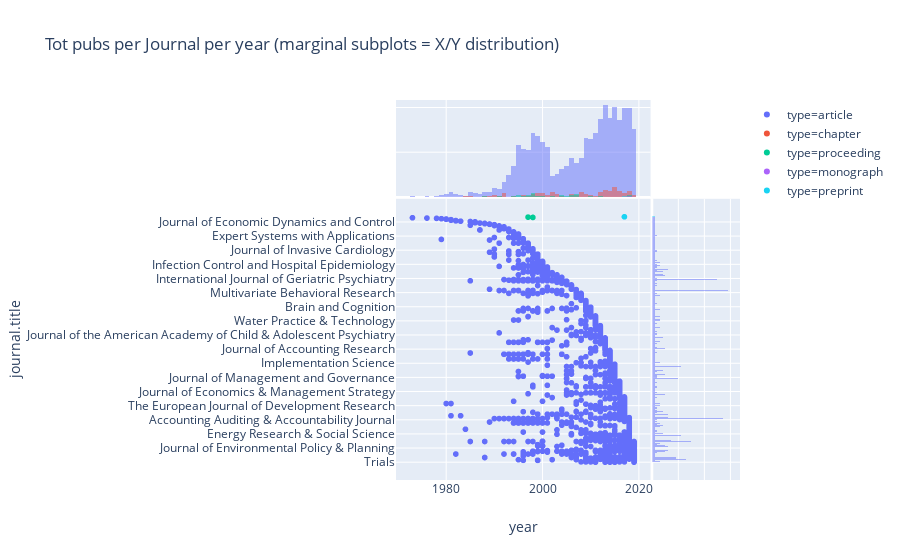

Write notebook code for a chart like this one.
### Markdown cell above
## More details: distributions of pubs per Journals, Years and Type

### Code cell
px.scatter(df, x="year", y="journal.title", color="type", marginal_x="histogram", marginal_y="histogram", height=900, title="Tot pubs per Journal per year (marginal subplots = X/Y distribution)")

### Figure 1 — Plotly figure (JSON) as saved in the notebook; plotly's stock layout.template omitted (floating-point values rounded to 4 significant figures; data arrays with more than 128 entries replaced by an {"elided": "..."} marker saying what was removed)
{"data": [{"hoverlabel": {"namelength": 0}, "hovertemplate": "type=article<br>year=%{x}<br>journal.title=%{y}", "legendgroup": "type=article", "marker": {"color": "#636efa", "symbol": "circle"}, "mode": "markers", "name": "type=article", "showlegend": true, "type": "scattergl", "uid": "1399f58f-9cf8-4e33-88de-d217efc5179e", "x": {"elided": "1740 int values"}, "xaxis": "x", "y": {"elided": "1740 str values"}, "yaxis": "y"}, {"alignmentgroup": "True", "bingroup": "x", "hoverlabel": {"namelength": 0}, "hovertemplate": "type=article<br>year=%{x}<br>count=%{y}", "legendgroup": "type=article", "marker": {"color": "#636efa"}, "name": "type=article", "offsetgroup": "type=article", "opacity": 0.5, "showlegend": false, "type": "histogram", "uid": "82fb3546-6b8d-4f2c-bdea-5252a5dc1ad1", "x": {"elided": "1740 int values"}, "xaxis": "x", "yaxis": "y2"}, {"alignmentgroup": "True", "bingroup": "y", "hoverlabel": {"namelength": 0}, "hovertemplate": "type=article<br>journal.title=%{y}<br>count=%{x}", "legendgroup": "type=article", "marker": {"color": "#636efa"}, "name": "type=article", "offsetgroup": "type=article", "opacity": 0.5, "showlegend": false, "type": "histogram", "uid": "31037b08-bf0d-47c7-bbb2-b414f9595e9d", "xaxis": "x2", "y": {"elided": "1740 str values"}, "yaxis": "y"}, {"hoverlabel": {"namelength": 0}, "hovertemplate": "type=chapter<br>year=%{x}<br>journal.title=%{y}", "legendgroup": "type=chapter", "marker": {"color": "#EF553B", "symbol": "circle"}, "mode": "markers", "name": "type=chapter", "showlegend": true, "type": "scattergl", "uid": "986355cb-662e-4b47-810b-fb58e6591da9", "x": [2019, 2019, 2018, 2018, 2018, 2018, 2018, 2018, 2018, 2017, 2017, 2017, 2017, 2016, 2016, 2016, 2016, 2016, 2016, 2016, 2015, 2015, 2015, 2015, 2015, 2015, 2015, 2015, 2015, 2015, 2015, 2014, 2014, 2014, 2014, 2014, 2014, 2014, 2013, 2013, 2013, 2013, 2013, 2013, 2013, 2013, 2012, 2012, 2012, 2012, 2012, 2012, 2011, 2010, 2010, 2009, 2009, 2009, 2008, 2008, 2008, 2008, 2008, 2007, 2007, 2006, 2006, 2006, 2004, 2003, 2003, 2003, 2002, 2002, 2002, 2002, 2002, 2001, 2001, 2000, 2000, 2000, 2000, 1999, 1999, 1999, 1999, 1998, 1998, 1998, 1997, 1996, 1996, 1994, 1992, 1992, 1992, 1992, 1991, 1990, 1990, 1989, 1988, 1985, 1984], "xaxis": "x", "y": [null, null, null, null, null, null, null, null, null, null, null, null, null, null, null, null, null, null, null, null, null, null, null, null, null, null, null, null, null, null, null, null, null, null, null, null, null, null, null, null, null, null, null, null, null, null, null, null, null, null, null, null, null, null, null, null, null, null, null, null, null, null, null, null, null, null, null, null, null, null, null, null, null, null, null, null, null, null, null, null, null, null, null, null, null, null, null, null, null, null, null, null, null, null, null, null, null, null, null, null, null, null, null, null, null], "yaxis": "y"}, {"alignmentgroup": "True", "bingroup": "x", "hoverlabel": {"namelength": 0}, "hovertemplate": "type=chapter<br>year=%{x}<br>count=%{y}", "legendgroup": "type=chapter", "marker": {"color": "#EF553B"}, "name": "type=chapter", "offsetgroup": "type=chapter", "opacity": 0.5, "showlegend": false, "type": "histogram", "uid": "7f0f2f4d-afab-4a23-9781-19f65e887da8", "x": [2019, 2019, 2018, 2018, 2018, 2018, 2018, 2018, 2018, 2017, 2017, 2017, 2017, 2016, 2016, 2016, 2016, 2016, 2016, 2016, 2015, 2015, 2015, 2015, 2015, 2015, 2015, 2015, 2015, 2015, 2015, 2014, 2014, 2014, 2014, 2014, 2014, 2014, 2013, 2013, 2013, 2013, 2013, 2013, 2013, 2013, 2012, 2012, 2012, 2012, 2012, 2012, 2011, 2010, 2010, 2009, 2009, 2009, 2008, 2008, 2008, 2008, 2008, 2007, 2007, 2006, 2006, 2006, 2004, 2003, 2003, 2003, 2002, 2002, 2002, 2002, 2002, 2001, 2001, 2000, 2000, 2000, 2000, 1999, 1999, 1999, 1999, 1998, 1998, 1998, 1997, 1996, 1996, 1994, 1992, 1992, 1992, 1992, 1991, 1990, 1990, 1989, 1988, 1985, 1984], "xaxis": "x", "yaxis": "y2"}, {"alignmentgroup": "True", "bingroup": "y", "hoverlabel": {"namelength": 0}, "hovertemplate": "type=chapter<br>journal.title=%{y}<br>count=%{x}", "legendgroup": "type=chapter", "marker": {"color": "#EF553B"}, "name": "type=chapter", "offsetgroup": "type=chapter", "opacity": 0.5, "showlegend": false, "type": "histogram", "uid": "f92819d4-2d6b-4da2-be3c-9aeae287cc17", "xaxis": "x2", "y": [null, null, null, null, null, null, null, null, null, null, null, null, null, null, null, null, null, null, null, null, null, null, null, null, null, null, null, null, null, null, null, null, null, null, null, null, null, null, null, null, null, null, null, null, null, null, null, null, null, null, null, null, null, null, null, null, null, null, null, null, null, null, null, null, null, null, null, null, null, null, null, null, null, null, null, null, null, null, null, null, null, null, null, null, null, null, null, null, null, null, null, null, null, null, null, null, null, null, null, null, null, null, null, null, null], "yaxis": "y"}, {"hoverlabel": {"namelength": 0}, "hovertemplate": "type=proceeding<br>year=%{x}<br>journal.title=%{y}", "legendgroup": "type=proceeding", "marker": {"color": "#00cc96", "symbol": "circle"}, "mode": "markers", "name": "type=proceeding", "showlegend": true, "type": "scattergl", "uid": "2e9764a4-0068-415c-8259-be7f45d0d61e", "x": [2018, 2018, 2012, 2010, 2007, 2007, 2007, 2006, 2006, 2005, 2004, 2004, 2002, 2000, 1999, 1998, 1998, 1998, 1998, 1997, 1997, 1996, 1995, 1995, 1994, 1991, 1988], "xaxis": "x", "y": [null, null, null, null, null, null, null, null, null, null, null, null, null, null, null, "2015 IEEE 39th Annual Computer Software and Applications Conference", null, null, null, null, "2010 Annual International Conference of the IEEE Engineering in Medicine and Biology", null, null, null, null, null, null], "yaxis": "y"}, {"alignmentgroup": "True", "bingroup": "x", "hoverlabel": {"namelength": 0}, "hovertemplate": "type=proceeding<br>year=%{x}<br>count=%{y}", "legendgroup": "type=proceeding", "marker": {"color": "#00cc96"}, "name": "type=proceeding", "offsetgroup": "type=proceeding", "opacity": 0.5, "showlegend": false, "type": "histogram", "uid": "68524474-301f-4f56-ae6b-8aaf8059dc0e", "x": [2018, 2018, 2012, 2010, 2007, 2007, 2007, 2006, 2006, 2005, 2004, 2004, 2002, 2000, 1999, 1998, 1998, 1998, 1998, 1997, 1997, 1996, 1995, 1995, 1994, 1991, 1988], "xaxis": "x", "yaxis": "y2"}, {"alignmentgroup": "True", "bingroup": "y", "hoverlabel": {"namelength": 0}, "hovertemplate": "type=proceeding<br>journal.title=%{y}<br>count=%{x}", "legendgroup": "type=proceeding", "marker": {"color": "#00cc96"}, "name": "type=proceeding", "offsetgroup": "type=proceeding", "opacity": 0.5, "showlegend": false, "type": "histogram", "uid": "f0eed211-9e88-4865-983b-25f362305d68", "xaxis": "x2", "y": [null, null, null, null, null, null, null, null, null, null, null, null, null, null, null, "2015 IEEE 39th Annual Computer Software and Applications Conference", null, null, null, null, "2010 Annual International Conference of the IEEE Engineering in Medicine and Biology", null, null, null, null, null, null], "yaxis": "y"}, {"hoverlabel": {"namelength": 0}, "hovertemplate": "type=monograph<br>year=%{x}<br>journal.title=%{y}", "legendgroup": "type=monograph", "marker": {"color": "#ab63fa", "symbol": "circle"}, "mode": "markers", "name": "type=monograph", "showlegend": true, "type": "scattergl", "uid": "9d0e673e-b72e-4f0f-959b-54c992b52340", "x": [2018], "xaxis": "x", "y": [null], "yaxis": "y"}, {"alignmentgroup": "True", "bingroup": "x", "hoverlabel": {"namelength": 0}, "hovertemplate": "type=monograph<br>year=%{x}<br>count=%{y}", "legendgroup": "type=monograph", "marker": {"color": "#ab63fa"}, "name": "type=monograph", "offsetgroup": "type=monograph", "opacity": 0.5, "showlegend": false, "type": "histogram", "uid": "c2b62eef-490d-4933-9059-cb33fd4e4072", "x": [2018], "xaxis": "x", "yaxis": "y2"}, {"alignmentgroup": "True", "bingroup": "y", "hoverlabel": {"namelength": 0}, "hovertemplate": "type=monograph<br>journal.title=%{y}<br>count=%{x}", "legendgroup": "type=monograph", "marker": {"color": "#ab63fa"}, "name": "type=monograph", "offsetgroup": "type=monograph", "opacity": 0.5, "showlegend": false, "type": "histogram", "uid": "e232ef1d-31dc-40de-aa9f-4158edacce63", "xaxis": "x2", "y": [null], "yaxis": "y"}, {"hoverlabel": {"namelength": 0}, "hovertemplate": "type=preprint<br>year=%{x}<br>journal.title=%{y}", "legendgroup": "type=preprint", "marker": {"color": "#19d3f3", "symbol": "circle"}, "mode": "markers", "name": "type=preprint", "showlegend": true, "type": "scattergl", "uid": "9e2e7577-c0d0-488d-8705-e829ae0b3c65", "x": [2017], "xaxis": "x", "y": ["bioRxiv"], "yaxis": "y"}, {"alignmentgroup": "True", "bingroup": "x", "hoverlabel": {"namelength": 0}, "hovertemplate": "type=preprint<br>year=%{x}<br>count=%{y}", "legendgroup": "type=preprint", "marker": {"color": "#19d3f3"}, "name": "type=preprint", "offsetgroup": "type=preprint", "opacity": 0.5, "showlegend": false, "type": "histogram", "uid": "4355c758-a593-4a40-ba36-d4716f8864dc", "x": [2017], "xaxis": "x", "yaxis": "y2"}, {"alignmentgroup": "True", "bingroup": "y", "hoverlabel": {"namelength": 0}, "hovertemplate": "type=preprint<br>journal.title=%{y}<br>count=%{x}", "legendgroup": "type=preprint", "marker": {"color": "#19d3f3"}, "name": "type=preprint", "offsetgroup": "type=preprint", "opacity": 0.5, "showlegend": false, "type": "histogram", "uid": "31f14cab-5afb-4606-a32f-123a61f86917", "xaxis": "x2", "y": ["bioRxiv"], "yaxis": "y"}], "layout": {"autosize": true, "barmode": "overlay", "legend": {"tracegroupgap": 0}, "title": {"text": "Tot pubs per Journal per year (marginal subplots = X/Y distribution)"}, "xaxis": {"autorange": true, "domain": [0, 0.74], "range": [1970.0, 2022.0], "showgrid": true, "title": {"text": "year"}, "type": "linear"}, "xaxis2": {"autorange": true, "domain": [0.745, 1], "range": [0, 33.68], "showticklabels": false}, "yaxis": {"autorange": true, "domain": [0, 0.74], "range": [-50.35, 832.3], "showgrid": true, "title": {"text": "journal.title"}, "type": "category"}, "yaxis2": {"autorange": true, "domain": [0.745, 1], "range": [0, 108.4], "showticklabels": false}}}
